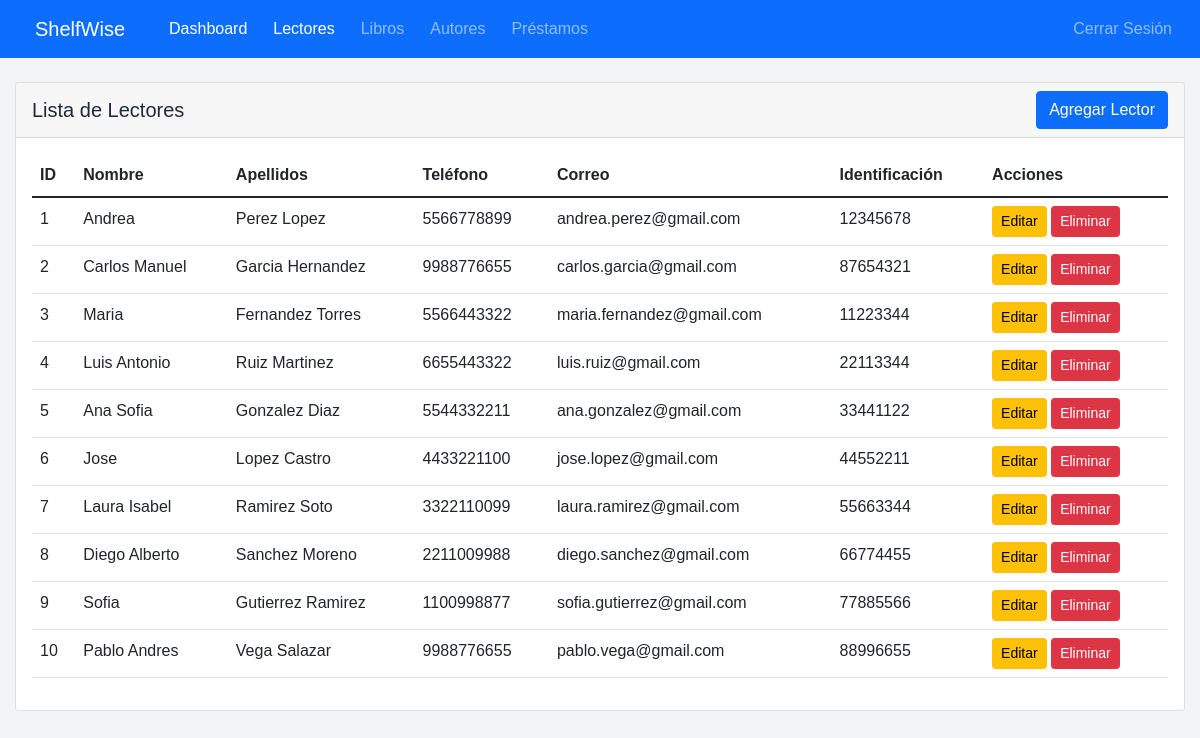
The app's page /biblioteca/lectores.php (signed in) with its own data.
### tables this page shows
CREATE TABLE `Lector` (
  `idLector` INT NOT NULL AUTO_INCREMENT,
  `Primer_Nombre` VARCHAR(45) NOT NULL,
  `Segundo_Nombre` VARCHAR(45) NULL,
  `Primer_Apellido` VARCHAR(45) NOT NULL,
  `Segundo_Apellido` VARCHAR(45) NULL,
  `Telefono` VARCHAR(45) NULL,
  `Correo` VARCHAR(45) NULL,
  `Identificacion` VARCHAR(45) NOT NULL,
  PRIMARY KEY (`idLector`)
);

### biblioteca/lectores.php (the view, shortened to what this page needs)
<?php
include 'includes/db_connection.php';
try {
    $sql = "SELECT * FROM Lector";
    $stmt = $pdo->query($sql);
    $lectores = $stmt->fetchAll(PDO::FETCH_ASSOC);
} catch (PDOException $e) {
    $error = "Error al obtener lectores: " . $e->getMessage();
}
?>
<!DOCTYPE html>
<html lang="es">
<head>
    <link href="https://cdn.jsdelivr.net/npm/bootstrap@5.1.3/dist/css/bootstrap.min.css" rel="stylesheet">
    <link rel="stylesheet" href="css/style.css">
</head>
<body class="p-0">
    <nav class="navbar navbar-expand-lg navbar-dark bg-primary mb-4">
        <div class="container">
            <a class="navbar-brand" href="#">ShelfWise</a>
            <div class="collapse navbar-collapse" id="navbarNav">
                <ul class="navbar-nav">
                    <li class="nav-item">
                        <a class="nav-link active" href="dashboard.php">Dashboard</a>
                    </li>
                    <li class="nav-item">
                        <a class="nav-link active" href="lectores.php">Lectores</a>
                    </li>
                    <li class="nav-item">
                        <a class="nav-link" href="libros.php">Libros</a>
                    </li>
                    <li class="nav-item">
                        <a class="nav-link" href="autores.php">Autores</a>
                    </li>
                    <li class="nav-item">
                        <a class="nav-link" href="prestamos.php">Préstamos</a>
                    </li>
                </ul>
                <ul class="navbar-nav ms-auto">
                    <li class="nav-item">
                        <a class="nav-link" href="login.php">Cerrar Sesión</a>
                    </li>
                </ul>
            </div>
        </div>
    </nav>
    <div class="container">
        <div class="card">
            <div class="card-header d-flex justify-content-between align-items-center">
                <h5 class="mb-0">Lista de Lectores</h5>
                <button type="button" class="btn btn-primary" data-bs-toggle="modal" data-bs-target="#lectorModal">
                    Agregar Lector
                </button>
            </div>
            <div class="card-body">
                <table class="table">
                    <thead>
                        <tr>
                            <th>ID</th>
                            <th>Nombre</th>
                            <th>Apellidos</th>
                            <th>Teléfono</th>
                            <th>Correo</th>
                            <th>Identificación</th>
                            <th>Acciones</th>
                        </tr>
                    </thead>
                    <tbody>
                        <?php foreach ($lectores as $lector): ?>
                            <tr>
                                <td><?php echo $lector['idLector']; ?></td>
                                <td><?php echo $lector['Primer_Nombre'] . ' ' . $lector['Segundo_Nombre']; ?></td>
                                <td><?php echo $lector['Primer_Apellido'] . ' ' . $lector['Segundo_Apellido']; ?></td>
                                <td><?php echo $lector['Telefono']; ?></td>
                                <td><?php echo $lector['Correo']; ?></td>
                                <td><?php echo $lector['Identificacion']; ?></td>
                                <td>
                                    <button class="btn btn-warning btn-sm editar-lector" data-bs-toggle="modal" data-bs-target="#lectorModal"
                                        data-lector='<?php echo json_encode($lector); ?>'>Editar</button>
                                    <button class="btn btn-danger btn-sm eliminar-lector"
                                        data-id="<?php echo $lector['idLector']; ?>">Eliminar</button>
                                </td>
                            </tr>
                        <?php endforeach; ?>
                    </tbody>
                </table>
            </div>
        </div>
    </div>
</body>
</html>

### biblioteca/css/style.css (style rules this page uses)
:root { --primary-color: #3b82f6; --secondary-color: #1e40af; --background-color: #f3f4f6; --text-color: #1f2937; --error-color: #ef4444; }
body { font-family: Arial, sans-serif; line-height: 1.6; color: var(--text-color); background-color: var(--background-color); margin: 0; padding: 20px; }
.container { max-width: 1200px; margin: 0 auto; padding: 0 15px; }
a { color: var(--primary-color); text-decoration: none; }
nav { background-color: var(--primary-color); padding: 10px 0; }
nav a { color: white; padding: 10px 15px; margin: 0 5px; }
button { background-color: var(--primary-color); color: white; padding: 10px 15px; border: none; border-radius: 4px; cursor: pointer; }
.mb-4 { margin-bottom: 1rem; }

### records on screen
lector: idLector "1", Primer_Nombre "Andrea", Primer_Apellido "Perez", Segundo_Apellido "Lopez", Telefono "5566778899", Correo "andrea.perez@gmail.com", Identificacion "12345678"
lector: idLector "2", Primer_Nombre "Carlos", Segundo_Nombre "Manuel", Primer_Apellido "Garcia", Segundo_Apellido "Hernandez", Telefono "9988776655", Correo "carlos.garcia@gmail.com", Identificacion "87654321"
lector: idLector "3", Primer_Nombre "Maria", Primer_Apellido "Fernandez", Segundo_Apellido "Torres", Telefono "5566443322", Correo "maria.fernandez@gmail.com", Identificacion "11223344"
lector: idLector "4", Primer_Nombre "Luis", Segundo_Nombre "Antonio", Primer_Apellido "Ruiz", Segundo_Apellido "Martinez", Telefono "6655443322", Correo "luis.ruiz@gmail.com", Identificacion "22113344"
lector: idLector "5", Primer_Nombre "Ana", Segundo_Nombre "Sofia", Primer_Apellido "Gonzalez", Segundo_Apellido "Diaz", Telefono "5544332211", Correo "ana.gonzalez@gmail.com", Identificacion "33441122"
lector: idLector "6", Primer_Nombre "Jose", Primer_Apellido "Lopez", Segundo_Apellido "Castro", Telefono "4433221100", Correo "jose.lopez@gmail.com", Identificacion "44552211"
lector: idLector "7", Primer_Nombre "Laura", Segundo_Nombre "Isabel", Primer_Apellido "Ramirez", Segundo_Apellido "Soto", Telefono "3322110099", Correo "laura.ramirez@gmail.com", Identificacion "55663344"
lector: idLector "8", Primer_Nombre "Diego", Segundo_Nombre "Alberto", Primer_Apellido "Sanchez", Segundo_Apellido "Moreno", Telefono "2211009988", Correo "diego.sanchez@gmail.com", Identificacion "66774455"
lector: idLector "9", Primer_Nombre "Sofia", Primer_Apellido "Gutierrez", Segundo_Apellido "Ramirez", Telefono "1100998877", Correo "sofia.gutierrez@gmail.com", Identificacion "77885566"
lector: idLector "10", Primer_Nombre "Pablo", Segundo_Nombre "Andres", Primer_Apellido "Vega", Segundo_Apellido "Salazar", Telefono "9988776655", Correo "pablo.vega@gmail.com", Identificacion "88996655"
